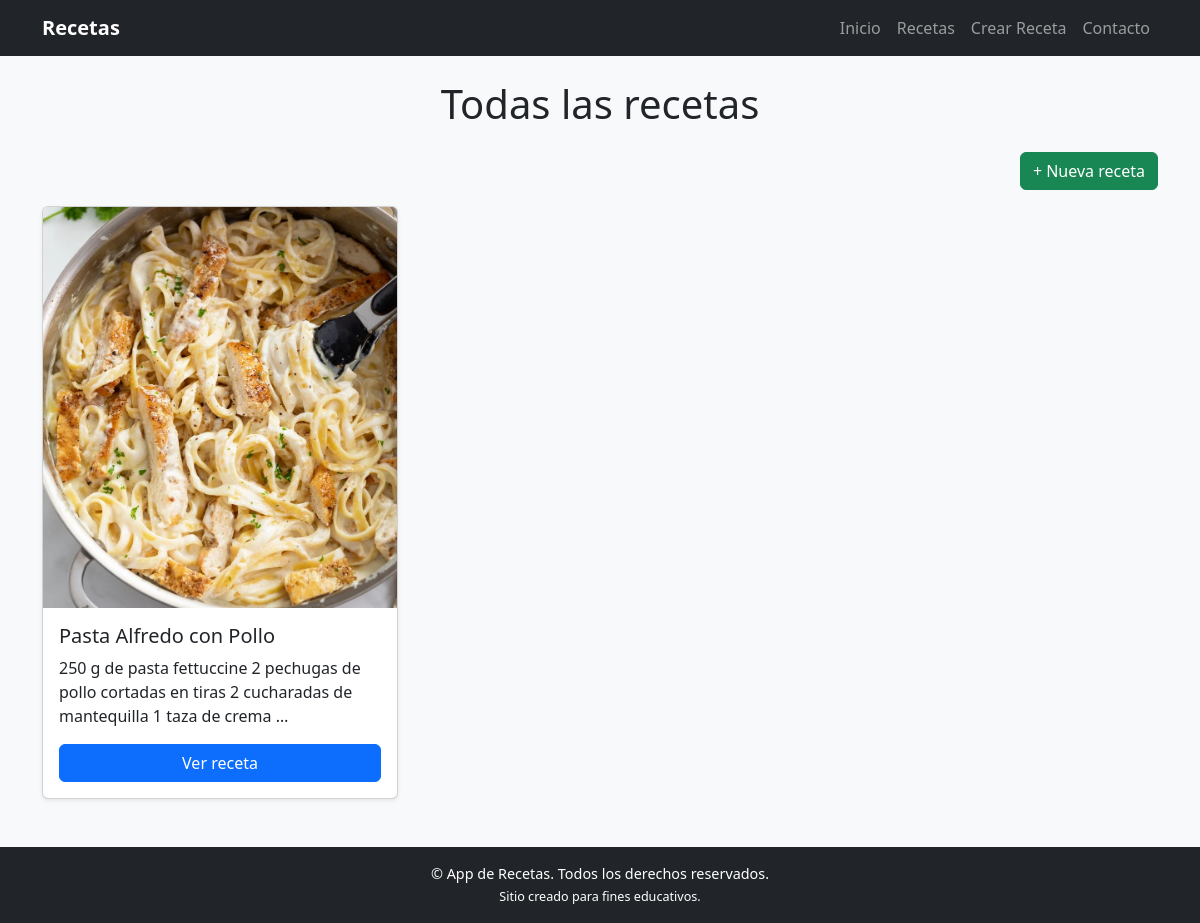
The app's page /recetas/ with its own data.
### recetas/models.py (models this page shows, shortened)
class Receta(models.Model):
    nombre = models.CharField(max_length=200)
    ingredientes = models.TextField()
    instrucciones = models.TextField()
    imagen = models.ImageField(upload_to='recetas/', blank=True, null=True)

### recetas/views.py (the view)
# urls.py: path('recetas/', views.RecetaListView.as_view(), name='lista_recetas'),
class RecetaListView(ListView):
    model = Receta
    template_name = 'recetas_list.html'
    context_object_name = 'recetas'
    def get_queryset(self):
        return Receta.objects.all().order_by('-id')

### recetas/templates/recetas_list.html (shortened to what this page needs)
{% extends 'base.html' %}
{% load static %}
{% block content %}
<h1 class="mb-4 text-center">Todas las recetas</h1>
<div class="text-end mb-3">
    <a href="{% url 'recetas:crear_receta' %}" class="btn btn-success">
        + Nueva receta
    </a>
</div>
<div class="row">
    {% for receta in recetas %}
        <div class="col-md-4 mb-4">
            <div class="card h-100 shadow-sm">
                {% if receta.imagen %}
                    <img src="{{ receta.imagen.url }}" class="card-img-top" alt="{{ receta.nombre }}">
                {% else %}
                    <img src="{% static 'recetas/img/placeholder.jpg' %}" class="card-img-top" alt="Receta">
                {% endif %}
                <div class="card-body d-flex flex-column">
                    <h5 class="card-title">{{ receta.nombre }}</h5>
                    <p class="card-text flex-grow-1">
                        {{ receta.ingredientes|truncatewords:20 }}
                    </p>
                    <a href="{% url 'recetas:detalle_receta' receta.pk %}" class="btn btn-primary mt-auto">
                        Ver receta
                    </a>
                </div>
            </div>
        </div>
    {% empty %}
        <p>No hay recetas cargadas aún. ¿Quieres crear la primera?</p>
    {% endfor %}
</div>
{% endblock %}

### recetas/static/recetas/css/style.css (style rules this page uses)
body { background-color: #f8f9fa; }

### records on screen
Receta: imagen (picture), nombre "Pasta Alfredo con Pollo", ingredientes "250 g de pasta fettuccine 2 pechugas de pollo cortadas en tiras 2 cucharadas de mantequilla 1 taza de crema …"
